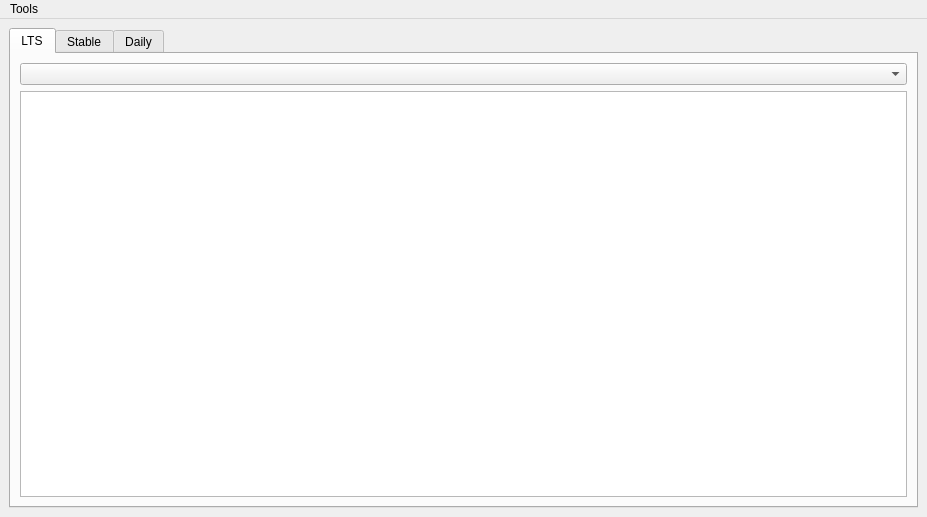
<?xml version="1.0" encoding="UTF-8"?>
<ui version="4.0">
 <class>MainWindow</class>
 <widget class="QMainWindow" name="MainWindow">
  <property name="geometry">
   <rect>
    <x>0</x>
    <y>0</y>
    <width>927</width>
    <height>517</height>
   </rect>
  </property>
  <property name="windowTitle">
   <string>MainWindow</string>
  </property>
  <widget class="QWidget" name="centralwidget">
   <layout class="QGridLayout" name="gridLayout_2">
    <item row="0" column="0">
     <widget class="QTabWidget" name="tabWidget">
      <property name="currentIndex">
       <number>0</number>
      </property>
      <widget class="QWidget" name="tab_lts">
       <attribute name="title">
        <string>LTS</string>
       </attribute>
       <layout class="QGridLayout" name="gridLayout_3">
        <item row="1" column="0">
         <widget class="QListWidget" name="listWidget_LTS"/>
        </item>
        <item row="0" column="0">
         <widget class="QComboBox" name="comboBox_LTS">
          <property name="editable">
           <bool>false</bool>
          </property>
          <property name="currentText">
           <string/>
          </property>
         </widget>
        </item>
       </layout>
      </widget>
      <widget class="QWidget" name="tab_stable">
       <attribute name="title">
        <string>Stable</string>
       </attribute>
       <layout class="QGridLayout" name="gridLayout">
        <item row="0" column="0">
         <widget class="QComboBox" name="comboBox_Stable"/>
        </item>
        <item row="1" column="0">
         <widget class="QListWidget" name="listWidget_Stable"/>
        </item>
       </layout>
      </widget>
      <widget class="QWidget" name="tab_daily">
       <attribute name="title">
        <string>Daily</string>
       </attribute>
       <layout class="QGridLayout" name="gridLayout_4">
        <item row="0" column="0">
         <widget class="QComboBox" name="comboBox_Daily"/>
        </item>
        <item row="1" column="0">
         <widget class="QListWidget" name="listWidget_Daily"/>
        </item>
       </layout>
      </widget>
     </widget>
    </item>
   </layout>
  </widget>
  <widget class="QMenuBar" name="menuBar">
   <property name="geometry">
    <rect>
     <x>0</x>
     <y>0</y>
     <width>927</width>
     <height>23</height>
    </rect>
   </property>
   <widget class="QMenu" name="menuTools">
    <property name="title">
     <string>Tools</string>
    </property>
    <addaction name="actionLocal_path"/>
    <addaction name="actionClear_Local_Downloads"/>
   </widget>
   <addaction name="menuTools"/>
  </widget>
  <action name="actionLocal_path">
   <property name="text">
    <string>Set Download Path</string>
   </property>
  </action>
  <action name="actionClear_Local_Downloads">
   <property name="text">
    <string>Clear Local Downloads</string>
   </property>
  </action>
 </widget>
 <resources/>
 <connections/>
</ui>
